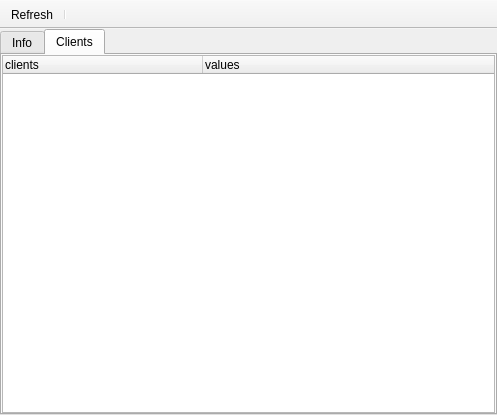
<?xml version="1.0" encoding="UTF-8"?>
<ui version="4.0">
 <class>MainWindow</class>
 <widget class="QMainWindow" name="MainWindow">
  <property name="geometry">
   <rect>
    <x>0</x>
    <y>0</y>
    <width>497</width>
    <height>415</height>
   </rect>
  </property>
  <property name="windowTitle">
   <string>DB Panel</string>
  </property>
  <widget class="QWidget" name="centralwidget">
   <property name="minimumSize">
    <size>
     <width>497</width>
     <height>0</height>
    </size>
   </property>
   <layout class="QVBoxLayout" name="verticalLayout_2">
    <property name="leftMargin">
     <number>0</number>
    </property>
    <property name="topMargin">
     <number>0</number>
    </property>
    <property name="rightMargin">
     <number>0</number>
    </property>
    <property name="bottomMargin">
     <number>0</number>
    </property>
    <item>
     <widget class="QTabWidget" name="tabWidget">
      <property name="currentIndex">
       <number>1</number>
      </property>
      <widget class="QWidget" name="info_tab">
       <attribute name="title">
        <string>Info</string>
       </attribute>
       <layout class="QVBoxLayout" name="verticalLayout">
        <property name="leftMargin">
         <number>0</number>
        </property>
        <property name="topMargin">
         <number>0</number>
        </property>
        <property name="rightMargin">
         <number>0</number>
        </property>
        <property name="bottomMargin">
         <number>0</number>
        </property>
        <item>
         <widget class="QWidget" name="widget" native="true">
          <layout class="QHBoxLayout" name="horizontalLayout">
           <property name="leftMargin">
            <number>0</number>
           </property>
           <property name="topMargin">
            <number>0</number>
           </property>
           <property name="rightMargin">
            <number>0</number>
           </property>
           <property name="bottomMargin">
            <number>0</number>
           </property>
           <item>
            <widget class="QLineEdit" name="info_filter_edit">
             <property name="toolTip">
              <string>Filter</string>
             </property>
             <property name="placeholderText">
              <string>filter items</string>
             </property>
             <property name="clearButtonEnabled">
              <bool>true</bool>
             </property>
            </widget>
           </item>
          </layout>
         </widget>
        </item>
        <item>
         <widget class="QTableWidget" name="info_table">
          <property name="alternatingRowColors">
           <bool>true</bool>
          </property>
          <attribute name="horizontalHeaderMinimumSectionSize">
           <number>50</number>
          </attribute>
          <attribute name="horizontalHeaderDefaultSectionSize">
           <number>200</number>
          </attribute>
          <attribute name="horizontalHeaderStretchLastSection">
           <bool>true</bool>
          </attribute>
          <column>
           <property name="text">
            <string>Key</string>
           </property>
          </column>
          <column>
           <property name="text">
            <string>Value</string>
           </property>
          </column>
         </widget>
        </item>
       </layout>
      </widget>
      <widget class="QWidget" name="clients_tab">
       <attribute name="title">
        <string>Clients</string>
       </attribute>
       <layout class="QVBoxLayout" name="verticalLayout_3">
        <property name="spacing">
         <number>3</number>
        </property>
        <property name="leftMargin">
         <number>0</number>
        </property>
        <property name="topMargin">
         <number>0</number>
        </property>
        <property name="rightMargin">
         <number>0</number>
        </property>
        <property name="bottomMargin">
         <number>0</number>
        </property>
        <item>
         <widget class="QTreeWidget" name="client_tree">
          <attribute name="headerDefaultSectionSize">
           <number>200</number>
          </attribute>
          <column>
           <property name="text">
            <string>clients</string>
           </property>
          </column>
          <column>
           <property name="text">
            <string>values</string>
           </property>
          </column>
         </widget>
        </item>
       </layout>
      </widget>
     </widget>
    </item>
   </layout>
  </widget>
  <widget class="QToolBar" name="toolbar">
   <property name="windowTitle">
    <string>toolBar</string>
   </property>
   <property name="movable">
    <bool>false</bool>
   </property>
   <property name="iconSize">
    <size>
     <width>16</width>
     <height>16</height>
    </size>
   </property>
   <attribute name="toolBarArea">
    <enum>TopToolBarArea</enum>
   </attribute>
   <attribute name="toolBarBreak">
    <bool>false</bool>
   </attribute>
   <addaction name="refresh_action"/>
   <addaction name="separator"/>
  </widget>
  <action name="refresh_action">
   <property name="icon">
    <iconset theme="view-refresh">
     <normaloff>../</normaloff>../</iconset>
   </property>
   <property name="text">
    <string>Refresh</string>
   </property>
   <property name="toolTip">
    <string>Refresh DB info</string>
   </property>
   <property name="statusTip">
    <string>Update</string>
   </property>
  </action>
 </widget>
 <resources/>
 <connections/>
</ui>
